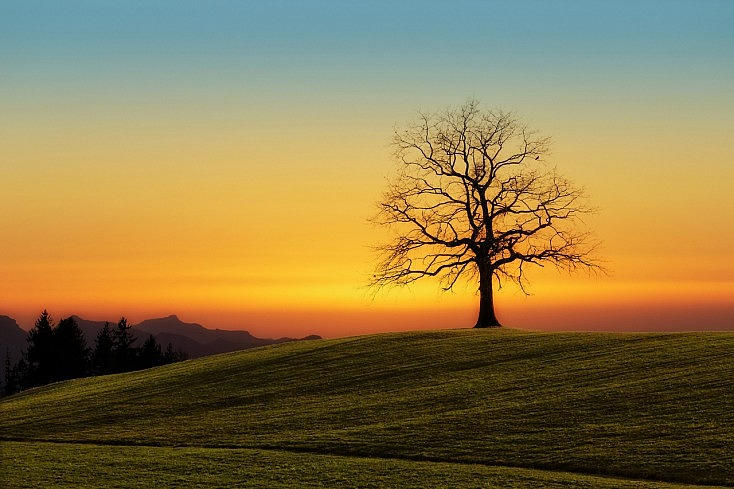
#> input picture 27082019/ejemplo.jpg, 734 x 489 px
$ python 000801.py
#> lines starting #> are read from the running program, lines starting #| are printed output that depends on the picture
# -*- coding: utf-8 -*-
"""
Created on Tue Aug 27 20:16:21 2019

@author: panch
"""

#libreria numpy
#importacion libreria
import numpy as np
 #libreria para importar fotos
import matplotlib.pyplot as plt #libreria de graficos
from skimage import io

photo = io.imread('ejemplo.jpg')#abre la foto seleccionada ya la guarda como photo
#> photo is the input picture: shape (489, 734, 3); mean R, G, B 140.6, 120.4, 73.4

plt.imshow(photo) #muestra imagen

plt.imshow(photo[::-1]) #invierte foto porque la corre al reves

plt.imshow(photo[:, ::-1]) #espeja la imagen invierte orden de pixeles

plt.imshow(photo[50:150, 150:280]) #hace zoom en imagen, toma solo cierto rango de los arrays

plt.imshow(photo[::2, ::2]) #toma lineas intercaladas de la imagen
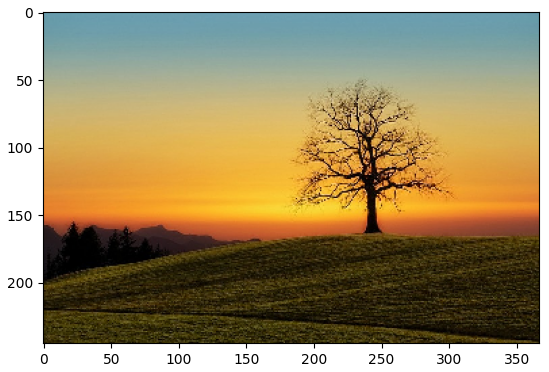
#> figure drawn by matplotlib, 1 panel
